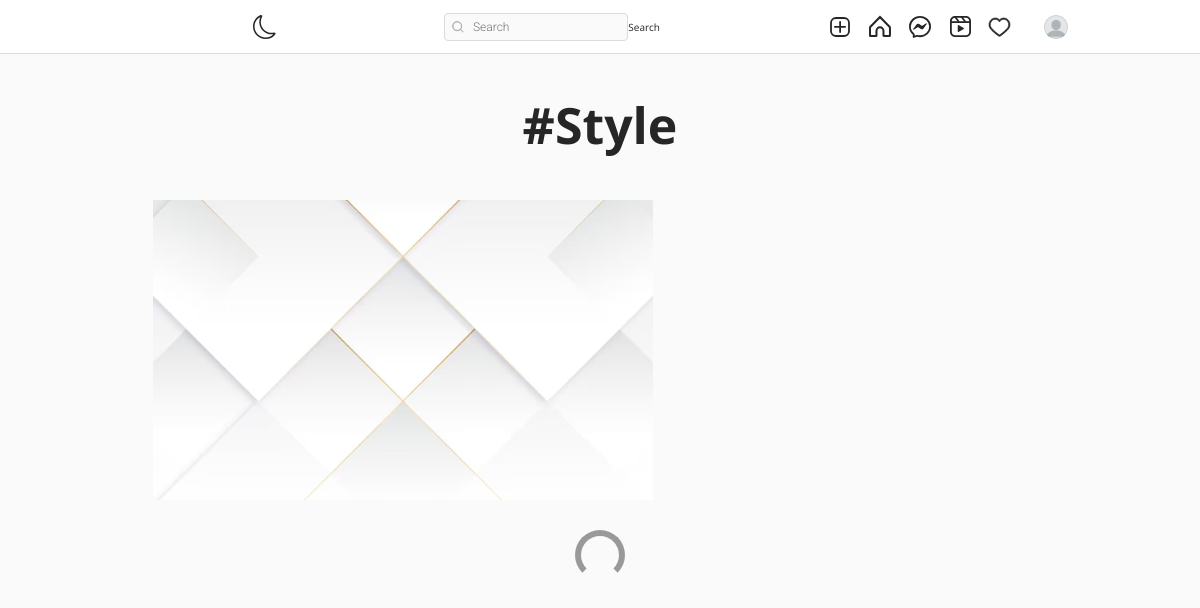
The app's page /tag/f79ba917-62e6-11f0-a387-b48c9d8d2050/ (signed in) with its own data.
### authy/models.py (models this page shows, shortened)
class Profile(models.Model):
    user = models.OneToOneField(User, related_name='profile', on_delete=models.CASCADE)
    image = models.ImageField(upload_to="profile_pciture", null=True, default="static/default.jpg")
    background_image = models.ImageField(upload_to="profile_pciture", null=True, default="static/default.jpg")
    first_name = models.CharField(max_length=200, null=True, blank=True)
    last_name = models.CharField(max_length=200, null=True, blank=True)
    phone_number = models.CharField(max_length=20, blank=True, null=True)
    bio = models.CharField(max_length=200, null=True, blank=True)
    location = models.CharField(max_length=200, null=True, blank=True)
    url = models.URLField(max_length=200, null=True, blank=True)
    favourite = models.ManyToManyField(Post, blank=True)
    prime_member = models.BooleanField(default=False)
    prime_expiry = models.DateTimeField(null=True, blank=True)

### post/models.py (models this page shows, shortened)
class Tag(models.Model):
    title = models.CharField(max_length=75, verbose_name='Tag')
    slug = models.SlugField(null=False, unique=True, default=uuid.uuid1)
    class Meta:
        verbose_name = 'Tag'
        verbose_name_plural = 'Tags'

class Post(models.Model):
    id = models.UUIDField(primary_key=True, default=uuid.uuid4, editable=False)
    picture = models.ImageField(upload_to=user_directory_path, verbose_name="Picture", null=True, blank=True)
    video = models.FileField(upload_to=user_directory_path, verbose_name="Video", null=True, blank=True)
    caption = models.TextField(max_length=10000, verbose_name="Caption")
    text_quote = models.TextField(max_length=10000, verbose_name="Text/Quote", null=True, blank=True)
    link = models.URLField(max_length=500, verbose_name="Link", null=True, blank=True)
    video_link = models.URLField(max_length=500, verbose_name="Link", null=True, blank=True)
    profile_video = models.ImageField(upload_to=user_directory_path, verbose_name="Picture", null=True, blank=True)
    location = models.CharField(max_length=500, verbose_name="Location", null=True, blank=True)
    posted = models.DateTimeField(auto_now_add=True)
    scheduled_date = models.DateTimeField(null=True, blank=True)
    tags = models.ManyToManyField(Tag, related_name="tags")
    user = models.ForeignKey(User, on_delete=models.CASCADE)
    likes = models.IntegerField(default=0)
    def get_absolute_url(self):
        return reverse("post-details", args=[str(self.id)])

### post/views.py (the view)
# urls.py: path('tag/<slug:tag_slug>/', Tags, name='tags'),
@login_required
def Tags(request, tag_slug):
    tag = get_object_or_404(Tag, slug=tag_slug)
    posts = Post.objects.filter(tags=tag).order_by('-posted')
    context = {
        'posts': posts,
        'tag': tag
    }
    return render(request, 'tag.html', context)

### post/urls.py (called while the page is built)
    def to_url(self, value):
        return str(value)

### templates/tag.html (shortened to what this page needs)
{% extends 'base.html' %}
{% load static %}
{% load crispy_forms_tags %}
{% block content %}
<!DOCTYPE html>
<html lang="en">
<head>
    <link rel="stylesheet" href="{% static 'assets3/css/reset.css' %}">
    <link rel="stylesheet" href="{% static 'assets3/css/styles.css' %}">
    <link rel="stylesheet" href="https://use.fontawesome.com/releases/v5.2.0/css/all.css">
</head>
<body>
    <header>
        <div>
         <h1 style="font-size: 50px; margin-top: 100px; text-align:center; font-weight: bold; margin-bottom: 50px;">#{{tag.title|title}}</h1>
        </div>
    </header>
    <main>
        <div class="container">
            <div class="gallery">
                {% for post in posts %}
                <a href="{{post.get_absolute_url}}"><div class="gallery-item" tabindex="0">
                    <img src="{{ post.picture.url }}" class="gallery-image" alt="" style="width: 500px; height: 300px; object-fit: cover;">
                </div></a>
                {% endfor %}
            </div>
            <div class="loader"></div>
        </div>
    </main>
{% endblock content %}

### templates/base.html (shortened to what this page needs)
{% load static %}
<!DOCTYPE html>
<html lang="en">
<head>
    <link rel="stylesheet" href="https://cdn.jsdelivr.net/npm/bootstrap-icons@1.8.1/font/bootstrap-icons.css">
    <link href="https://cdn.jsdelivr.net/npm/bootstrap@5.1.3/dist/css/bootstrap.min.css" rel="stylesheet">
    <link rel="stylesheet" type="text/css" href="{% static 'assets1/style.css' %}">
</head>
<body>
    <header class="header">
        <nav class="header__content">
            <div class="header__buttons">
                <a href="{% url 'index' %}" class="header__home">
                    <svg width="104" height="30" viewBox="0 0 104 30" fill="none" xmlns="">
                    </svg>
                </a>
                <button class="header__theme-button" title="Toggle Theme">
                </button>
            </div>
            <form action="{% url 'search-users' %}" method="GET">
                <div class="header__search">
                    <input type="text" placeholder="Search" name="q" value="{{ request.GET.q }}">
                    <button class="btn btn-primary" type="submit">Search</button>
                </div>
            </form>
            <div class="header__buttons header__buttons--desktop">
                <a href="{% url 'newpost' %}">
                </a>
                <a href="{% url 'index' %}">
                </a>
                <a href="{% url 'message' %}">
                </a>
                <a href="#">
                </a>
                <span>
                    <a href="{% url 'show-notification' %}">
                    </a>
                </span>
                <a href="">
                    <button class="profile-button">
                        <a href="{% url 'profile' request.user %}">
                            <div class="profile-button__picture">
                                <img src="{{request.user.profile.image.url}}" alt="User Picture">
                            </div>
                        </a>
                    </button>
                </a>
            </div>
        </nav>
    </header>
    {% block content %}
    {% endblock content %}
</body>
</html>

### static/assets1/style.css (style rules this page uses)
*, *::after, *::before { box-sizing: border-box; margin: 0; padding: 0; }
*, button, input, select, textarea { font-family: 'Roboto', sans-serif; }
:root { --primary: hsl(0, 0%, 100%); --secondary: hsl(0, 0%, 98%); --border: hsl(0, 0%, 86%); --story-border: hsl(0, 0%, 78%); --img-border: hsla(0, 0%, 0%, 0.1); --text-dark: hsl(0, 0%, 15%); --text-light: hsl(0, 0%, 60%); --like: hsl(355, 82%, 61%); --link: hsl(204, 100%, 48%); --header-height: 44px; --nav-height: 44px; }
body { min-height: 100vh; display: flex; flex-direction: column; overflow-y: auto; }
svg { display: block; }
img { max-width: 100%; }
.header { width: 100%; height: var(--header-height); background-color: var(--primary); display: flex; justify-content: center; position: fixed; top: 0; left: 0; z-index: 2; }
.header::after { content: ''; position: absolute; bottom: 0; width: 100%; height: 1px; background-color: var(--border); }
.header__content { width: 100%; max-width: 975px; padding: 0 14px; display: flex; justify-content: space-between; align-items: center; }
.header__home { margin-top: 5px; }
.header__theme-button { background-color: transparent; border: none; cursor: pointer; }
.header__theme-button-moon { display: unset; }
.header__search { width: 216px; height: 28px; display: none; align-items: center; position: relative; }
.header__search svg { width: 12px; height: 12px; position: absolute; left: 8px; }
.header__search input { width: 100%; height: 100%; background-color: var(--secondary); padding: 4px 10px 4px 28px; border: 1px solid var(--border); border-radius: 4px; outline: none; font-size: 12px; font-weight: 300; text-decoration: none; color: var(--text-light); text-overflow: ellipsis; overflow: hidden; white-space: nowrap; }
.header__buttons { display: flex; align-items: center; gap: 16px; }
.profile-button { background-color: transparent; border: none; outline: none; cursor: pointer; position: relative; }
.profile-button__picture { width: 24px; height: 24px; border-radius: 50%; overflow: hidden; position: relative; }
.profile-button__picture::after { content: ''; position: absolute; top: 0; bottom: 0; left: 0; right: 0; border: 1px solid var(--img-border); border-radius: 50%; }
@media (min-width: 768px) { :root { --header-height: 54px; --nav-height: 0px; } }
@media (min-width: 768px) { .header__content { padding: 0 20px; } }
@media (min-width: 768px) { .header__search { display: flex; } }

### static/assets3/css/styles.css (style rules this page uses)
:root { font-size: 10px; }
*, *::before, *::after { box-sizing: border-box; }
body { font-family: "Open Sans", Arial, sans-serif; min-height: 100vh; background-color: #fafafa; color: #262626; padding-bottom: 3rem; }
img { display: block; }
.container { max-width: 93.5rem; margin: 0 auto; padding: 0 2rem; }
.btn { display: inline-block; font: inherit; background: none; border: none; color: inherit; padding: 0; cursor: pointer; }
.gallery { display: flex; flex-wrap: wrap; margin: -1rem -1rem; padding-bottom: 3rem; }
.gallery-item { position: relative; flex: 1 0 22rem; margin: 1rem; color: #fff; cursor: pointer; }
.gallery-image { width: 100%; height: 100%; object-fit: cover; }
.loader { width: 5rem; height: 5rem; border: 0.6rem solid #999; border-bottom-color: transparent; border-radius: 50%; margin: 0 auto; animation: loader 500ms linear infinite; }

### records on screen
Tag: title "Style"
Post: picture (picture)
